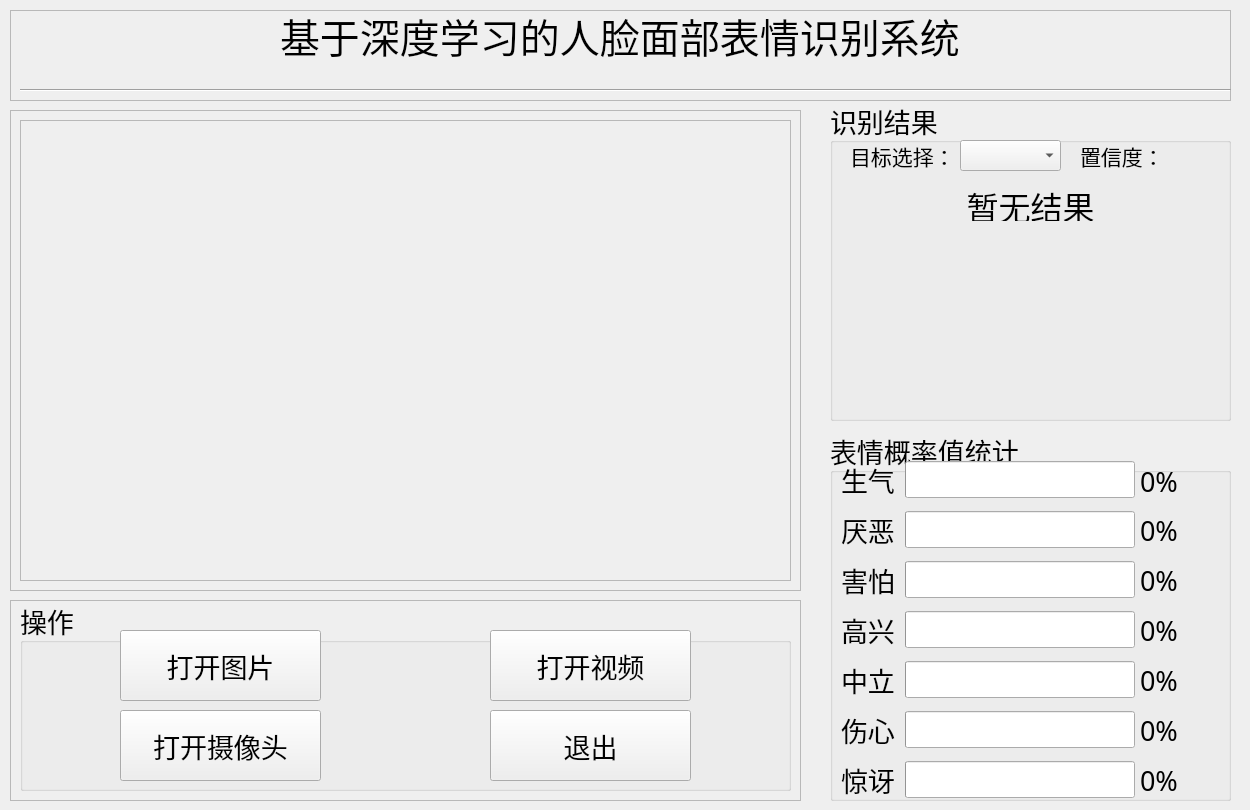
<?xml version="1.0" encoding="UTF-8"?>
<ui version="4.0">
 <class>MainWindow</class>
 <widget class="QMainWindow" name="MainWindow">
  <property name="geometry">
   <rect>
    <x>0</x>
    <y>0</y>
    <width>1250</width>
    <height>810</height>
   </rect>
  </property>
  <property name="minimumSize">
   <size>
    <width>1250</width>
    <height>810</height>
   </size>
  </property>
  <property name="maximumSize">
   <size>
    <width>1250</width>
    <height>810</height>
   </size>
  </property>
  <property name="windowTitle">
   <string>基于深度学习的人脸面部表情识别系统</string>
  </property>
  <property name="windowIcon">
   <iconset>
    <normaloff>ui_imgs/icons/表情.png</normaloff>ui_imgs/icons/表情.png</iconset>
  </property>
  <widget class="QWidget" name="centralwidget">
   <widget class="QFrame" name="frame">
    <property name="geometry">
     <rect>
      <x>10</x>
      <y>110</y>
      <width>791</width>
      <height>481</height>
     </rect>
    </property>
    <property name="frameShape">
     <enum>QFrame::StyledPanel</enum>
    </property>
    <property name="frameShadow">
     <enum>QFrame::Raised</enum>
    </property>
    <widget class="QFrame" name="frame_2">
     <property name="geometry">
      <rect>
       <x>10</x>
       <y>10</y>
       <width>771</width>
       <height>461</height>
      </rect>
     </property>
     <property name="frameShape">
      <enum>QFrame::StyledPanel</enum>
     </property>
     <property name="frameShadow">
      <enum>QFrame::Raised</enum>
     </property>
     <widget class="QLabel" name="label_show">
      <property name="geometry">
       <rect>
        <x>0</x>
        <y>0</y>
        <width>770</width>
        <height>460</height>
       </rect>
      </property>
      <property name="minimumSize">
       <size>
        <width>770</width>
        <height>460</height>
       </size>
      </property>
      <property name="maximumSize">
       <size>
        <width>770</width>
        <height>460</height>
       </size>
      </property>
      <property name="styleSheet">
       <string notr="true">border-image: url(:/icons/ui_imgs/shu1.png);</string>
      </property>
      <property name="text">
       <string/>
      </property>
     </widget>
    </widget>
   </widget>
   <widget class="QFrame" name="frame_5">
    <property name="geometry">
     <rect>
      <x>10</x>
      <y>10</y>
      <width>1221</width>
      <height>91</height>
     </rect>
    </property>
    <property name="frameShape">
     <enum>QFrame::StyledPanel</enum>
    </property>
    <property name="frameShadow">
     <enum>QFrame::Raised</enum>
    </property>
    <widget class="QLabel" name="label_3">
     <property name="geometry">
      <rect>
       <x>270</x>
       <y>0</y>
       <width>711</width>
       <height>51</height>
      </rect>
     </property>
     <property name="font">
      <font>
       <family>华文行楷</family>
       <pointsize>30</pointsize>
      </font>
     </property>
     <property name="text">
      <string>基于深度学习的人脸面部表情识别系统</string>
     </property>
    </widget>
    <widget class="Line" name="line">
     <property name="geometry">
      <rect>
       <x>10</x>
       <y>70</y>
       <width>1211</width>
       <height>20</height>
      </rect>
     </property>
     <property name="orientation">
      <enum>Qt::Horizontal</enum>
     </property>
    </widget>
   </widget>
   <widget class="QFrame" name="frame_3">
    <property name="geometry">
     <rect>
      <x>10</x>
      <y>600</y>
      <width>791</width>
      <height>201</height>
     </rect>
    </property>
    <property name="frameShape">
     <enum>QFrame::StyledPanel</enum>
    </property>
    <property name="frameShadow">
     <enum>QFrame::Raised</enum>
    </property>
    <widget class="QGroupBox" name="groupBox">
     <property name="geometry">
      <rect>
       <x>10</x>
       <y>0</y>
       <width>771</width>
       <height>191</height>
      </rect>
     </property>
     <property name="font">
      <font>
       <family>楷体</family>
       <pointsize>20</pointsize>
      </font>
     </property>
     <property name="title">
      <string>操作</string>
     </property>
     <widget class="QPushButton" name="PicBtn">
      <property name="geometry">
       <rect>
        <x>100</x>
        <y>30</y>
        <width>201</width>
        <height>71</height>
       </rect>
      </property>
      <property name="font">
       <font>
        <family>Arial</family>
        <pointsize>20</pointsize>
       </font>
      </property>
      <property name="styleSheet">
       <string notr="true"/>
      </property>
      <property name="text">
       <string>打开图片</string>
      </property>
      <property name="icon">
       <iconset>
        <activeon>:/icons/ui_imgs/icons/img.png</activeon>
       </iconset>
      </property>
      <property name="iconSize">
       <size>
        <width>40</width>
        <height>40</height>
       </size>
      </property>
     </widget>
     <widget class="QPushButton" name="VideoBtn">
      <property name="geometry">
       <rect>
        <x>470</x>
        <y>30</y>
        <width>201</width>
        <height>71</height>
       </rect>
      </property>
      <property name="font">
       <font>
        <family>Arial</family>
        <pointsize>20</pointsize>
       </font>
      </property>
      <property name="styleSheet">
       <string notr="true"/>
      </property>
      <property name="text">
       <string>打开视频</string>
      </property>
      <property name="icon">
       <iconset>
        <activeon>:/icons/ui_imgs/icons/video.png</activeon>
       </iconset>
      </property>
      <property name="iconSize">
       <size>
        <width>40</width>
        <height>40</height>
       </size>
      </property>
     </widget>
     <widget class="QPushButton" name="CapBtn">
      <property name="geometry">
       <rect>
        <x>100</x>
        <y>110</y>
        <width>201</width>
        <height>71</height>
       </rect>
      </property>
      <property name="font">
       <font>
        <family>Arial</family>
        <pointsize>20</pointsize>
       </font>
      </property>
      <property name="styleSheet">
       <string notr="true"/>
      </property>
      <property name="text">
       <string>打开摄像头</string>
      </property>
      <property name="icon">
       <iconset>
        <activeon>:/icons/ui_imgs/icons/camera.png</activeon>
       </iconset>
      </property>
      <property name="iconSize">
       <size>
        <width>40</width>
        <height>40</height>
       </size>
      </property>
     </widget>
     <widget class="QPushButton" name="exitBtn">
      <property name="geometry">
       <rect>
        <x>470</x>
        <y>110</y>
        <width>201</width>
        <height>71</height>
       </rect>
      </property>
      <property name="sizePolicy">
       <sizepolicy hsizetype="Minimum" vsizetype="Expanding">
        <horstretch>0</horstretch>
        <verstretch>0</verstretch>
       </sizepolicy>
      </property>
      <property name="font">
       <font>
        <family>Arial</family>
        <pointsize>20</pointsize>
       </font>
      </property>
      <property name="text">
       <string>退出</string>
      </property>
      <property name="icon">
       <iconset>
        <activeon>:/icons/ui_imgs/icons/退出.png</activeon>
       </iconset>
      </property>
      <property name="iconSize">
       <size>
        <width>40</width>
        <height>40</height>
       </size>
      </property>
     </widget>
    </widget>
   </widget>
   <widget class="QGroupBox" name="groupBox_2">
    <property name="geometry">
     <rect>
      <x>830</x>
      <y>100</y>
      <width>401</width>
      <height>321</height>
     </rect>
    </property>
    <property name="font">
     <font>
      <family>楷体</family>
      <pointsize>20</pointsize>
     </font>
    </property>
    <property name="title">
     <string>识别结果</string>
    </property>
    <widget class="QLabel" name="resIcon">
     <property name="geometry">
      <rect>
       <x>120</x>
       <y>140</y>
       <width>171</width>
       <height>161</height>
      </rect>
     </property>
     <property name="text">
      <string/>
     </property>
     <property name="alignment">
      <set>Qt::AlignCenter</set>
     </property>
    </widget>
    <widget class="QLabel" name="resLb">
     <property name="geometry">
      <rect>
       <x>80</x>
       <y>90</y>
       <width>241</width>
       <height>31</height>
      </rect>
     </property>
     <property name="sizePolicy">
      <sizepolicy hsizetype="Preferred" vsizetype="Preferred">
       <horstretch>0</horstretch>
       <verstretch>0</verstretch>
      </sizepolicy>
     </property>
     <property name="font">
      <font>
       <family>Arial</family>
       <pointsize>24</pointsize>
      </font>
     </property>
     <property name="text">
      <string>暂无结果</string>
     </property>
     <property name="alignment">
      <set>Qt::AlignCenter</set>
     </property>
    </widget>
    <widget class="QLabel" name="label">
     <property name="geometry">
      <rect>
       <x>250</x>
       <y>30</y>
       <width>131</width>
       <height>51</height>
      </rect>
     </property>
     <property name="font">
      <font>
       <family>楷体</family>
       <pointsize>16</pointsize>
      </font>
     </property>
     <property name="text">
      <string>置信度：</string>
     </property>
    </widget>
    <widget class="QComboBox" name="comboBox">
     <property name="geometry">
      <rect>
       <x>130</x>
       <y>40</y>
       <width>101</width>
       <height>31</height>
      </rect>
     </property>
     <property name="font">
      <font>
       <family>楷体</family>
       <pointsize>16</pointsize>
      </font>
     </property>
    </widget>
    <widget class="QLabel" name="label_12">
     <property name="geometry">
      <rect>
       <x>20</x>
       <y>40</y>
       <width>101</width>
       <height>31</height>
      </rect>
     </property>
     <property name="font">
      <font>
       <family>楷体</family>
       <pointsize>16</pointsize>
      </font>
     </property>
     <property name="text">
      <string>目标选择：</string>
     </property>
    </widget>
    <widget class="QLabel" name="confLb">
     <property name="geometry">
      <rect>
       <x>330</x>
       <y>40</y>
       <width>71</width>
       <height>31</height>
      </rect>
     </property>
     <property name="font">
      <font>
       <family>楷体</family>
       <pointsize>14</pointsize>
      </font>
     </property>
     <property name="text">
      <string/>
     </property>
    </widget>
   </widget>
   <widget class="QGroupBox" name="groupBox_3">
    <property name="geometry">
     <rect>
      <x>830</x>
      <y>430</y>
      <width>401</width>
      <height>371</height>
     </rect>
    </property>
    <property name="font">
     <font>
      <family>楷体</family>
      <pointsize>20</pointsize>
     </font>
    </property>
    <property name="title">
     <string>表情概率值统计</string>
    </property>
    <widget class="QLabel" name="label_13">
     <property name="geometry">
      <rect>
       <x>310</x>
       <y>31</y>
       <width>91</width>
       <height>41</height>
      </rect>
     </property>
     <property name="text">
      <string>0%</string>
     </property>
    </widget>
    <widget class="QWidget" name="layoutWidget">
     <property name="geometry">
      <rect>
       <x>11</x>
       <y>31</y>
       <width>294</width>
       <height>37</height>
      </rect>
     </property>
     <layout class="QHBoxLayout" name="horizontalLayout">
      <item>
       <widget class="QLabel" name="label_4">
        <property name="text">
         <string>生气</string>
        </property>
       </widget>
      </item>
      <item>
       <widget class="QProgressBar" name="progressBar">
        <property name="minimumSize">
         <size>
          <width>230</width>
          <height>0</height>
         </size>
        </property>
        <property name="maximumSize">
         <size>
          <width>230</width>
          <height>16777215</height>
         </size>
        </property>
        <property name="value">
         <number>0</number>
        </property>
        <property name="textVisible">
         <bool>false</bool>
        </property>
       </widget>
      </item>
     </layout>
    </widget>
    <widget class="QLabel" name="label_17">
     <property name="geometry">
      <rect>
       <x>310</x>
       <y>230</y>
       <width>91</width>
       <height>41</height>
      </rect>
     </property>
     <property name="text">
      <string>0%</string>
     </property>
    </widget>
    <widget class="QLabel" name="label_15">
     <property name="geometry">
      <rect>
       <x>310</x>
       <y>130</y>
       <width>91</width>
       <height>41</height>
      </rect>
     </property>
     <property name="text">
      <string>0%</string>
     </property>
    </widget>
    <widget class="QLabel" name="label_19">
     <property name="geometry">
      <rect>
       <x>310</x>
       <y>330</y>
       <width>91</width>
       <height>41</height>
      </rect>
     </property>
     <property name="text">
      <string>0%</string>
     </property>
    </widget>
    <widget class="QLabel" name="label_14">
     <property name="geometry">
      <rect>
       <x>310</x>
       <y>80</y>
       <width>91</width>
       <height>41</height>
      </rect>
     </property>
     <property name="text">
      <string>0%</string>
     </property>
    </widget>
    <widget class="QLabel" name="label_16">
     <property name="geometry">
      <rect>
       <x>310</x>
       <y>180</y>
       <width>91</width>
       <height>41</height>
      </rect>
     </property>
     <property name="text">
      <string>0%</string>
     </property>
    </widget>
    <widget class="QLabel" name="label_18">
     <property name="geometry">
      <rect>
       <x>310</x>
       <y>280</y>
       <width>91</width>
       <height>41</height>
      </rect>
     </property>
     <property name="text">
      <string>0%</string>
     </property>
    </widget>
    <widget class="QWidget" name="layoutWidget">
     <property name="geometry">
      <rect>
       <x>11</x>
       <y>81</y>
       <width>294</width>
       <height>37</height>
      </rect>
     </property>
     <layout class="QHBoxLayout" name="horizontalLayout_2">
      <item>
       <widget class="QLabel" name="label_5">
        <property name="text">
         <string>厌恶</string>
        </property>
       </widget>
      </item>
      <item>
       <widget class="QProgressBar" name="progressBar_2">
        <property name="minimumSize">
         <size>
          <width>230</width>
          <height>0</height>
         </size>
        </property>
        <property name="maximumSize">
         <size>
          <width>230</width>
          <height>16777215</height>
         </size>
        </property>
        <property name="value">
         <number>0</number>
        </property>
        <property name="textVisible">
         <bool>false</bool>
        </property>
       </widget>
      </item>
     </layout>
    </widget>
    <widget class="QWidget" name="layoutWidget">
     <property name="geometry">
      <rect>
       <x>11</x>
       <y>131</y>
       <width>294</width>
       <height>37</height>
      </rect>
     </property>
     <layout class="QHBoxLayout" name="horizontalLayout_3">
      <item>
       <widget class="QLabel" name="label_7">
        <property name="text">
         <string>害怕</string>
        </property>
       </widget>
      </item>
      <item>
       <widget class="QProgressBar" name="progressBar_3">
        <property name="minimumSize">
         <size>
          <width>230</width>
          <height>0</height>
         </size>
        </property>
        <property name="maximumSize">
         <size>
          <width>230</width>
          <height>16777215</height>
         </size>
        </property>
        <property name="value">
         <number>0</number>
        </property>
        <property name="textVisible">
         <bool>false</bool>
        </property>
       </widget>
      </item>
     </layout>
    </widget>
    <widget class="QWidget" name="layoutWidget">
     <property name="geometry">
      <rect>
       <x>11</x>
       <y>181</y>
       <width>294</width>
       <height>37</height>
      </rect>
     </property>
     <layout class="QHBoxLayout" name="horizontalLayout_4">
      <item>
       <widget class="QLabel" name="label_8">
        <property name="text">
         <string>高兴</string>
        </property>
       </widget>
      </item>
      <item>
       <widget class="QProgressBar" name="progressBar_4">
        <property name="minimumSize">
         <size>
          <width>230</width>
          <height>0</height>
         </size>
        </property>
        <property name="maximumSize">
         <size>
          <width>230</width>
          <height>16777215</height>
         </size>
        </property>
        <property name="value">
         <number>0</number>
        </property>
        <property name="textVisible">
         <bool>false</bool>
        </property>
       </widget>
      </item>
     </layout>
    </widget>
    <widget class="QWidget" name="layoutWidget">
     <property name="geometry">
      <rect>
       <x>11</x>
       <y>231</y>
       <width>294</width>
       <height>37</height>
      </rect>
     </property>
     <layout class="QHBoxLayout" name="horizontalLayout_5">
      <item>
       <widget class="QLabel" name="label_9">
        <property name="text">
         <string>中立</string>
        </property>
       </widget>
      </item>
      <item>
       <widget class="QProgressBar" name="progressBar_5">
        <property name="minimumSize">
         <size>
          <width>230</width>
          <height>0</height>
         </size>
        </property>
        <property name="maximumSize">
         <size>
          <width>230</width>
          <height>16777215</height>
         </size>
        </property>
        <property name="value">
         <number>0</number>
        </property>
        <property name="textVisible">
         <bool>false</bool>
        </property>
       </widget>
      </item>
     </layout>
    </widget>
    <widget class="QWidget" name="layoutWidget">
     <property name="geometry">
      <rect>
       <x>11</x>
       <y>281</y>
       <width>294</width>
       <height>37</height>
      </rect>
     </property>
     <layout class="QHBoxLayout" name="horizontalLayout_6">
      <item>
       <widget class="QLabel" name="label_10">
        <property name="text">
         <string>伤心</string>
        </property>
       </widget>
      </item>
      <item>
       <widget class="QProgressBar" name="progressBar_6">
        <property name="minimumSize">
         <size>
          <width>230</width>
          <height>0</height>
         </size>
        </property>
        <property name="maximumSize">
         <size>
          <width>230</width>
          <height>16777215</height>
         </size>
        </property>
        <property name="value">
         <number>0</number>
        </property>
        <property name="textVisible">
         <bool>false</bool>
        </property>
       </widget>
      </item>
     </layout>
    </widget>
    <widget class="QWidget" name="layoutWidget">
     <property name="geometry">
      <rect>
       <x>11</x>
       <y>331</y>
       <width>294</width>
       <height>37</height>
      </rect>
     </property>
     <layout class="QHBoxLayout" name="horizontalLayout_7">
      <item>
       <widget class="QLabel" name="label_11">
        <property name="text">
         <string>惊讶</string>
        </property>
       </widget>
      </item>
      <item>
       <widget class="QProgressBar" name="progressBar_7">
        <property name="minimumSize">
         <size>
          <width>230</width>
          <height>0</height>
         </size>
        </property>
        <property name="maximumSize">
         <size>
          <width>230</width>
          <height>16777215</height>
         </size>
        </property>
        <property name="value">
         <number>0</number>
        </property>
        <property name="textVisible">
         <bool>false</bool>
        </property>
       </widget>
      </item>
     </layout>
    </widget>
   </widget>
  </widget>
 </widget>
 <resources>
  <include location="ui_sources.qrc"/>
 </resources>
 <connections/>
</ui>
